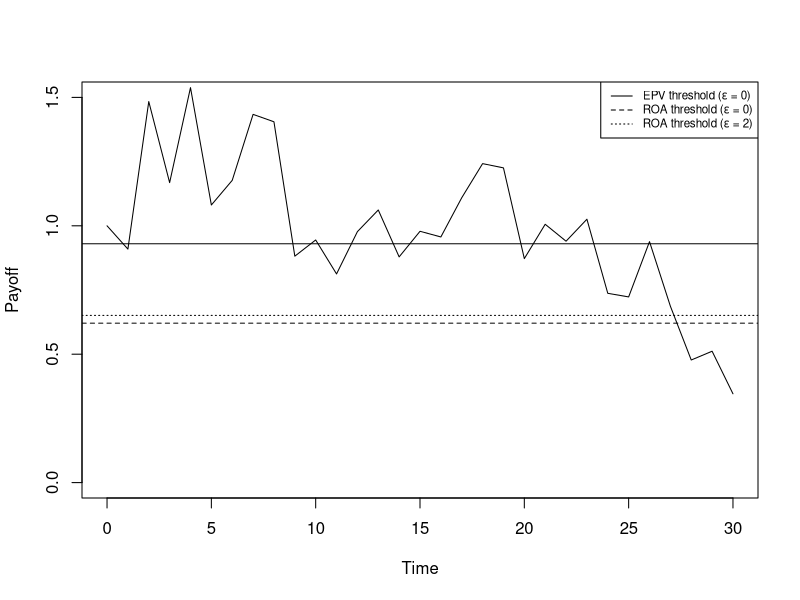
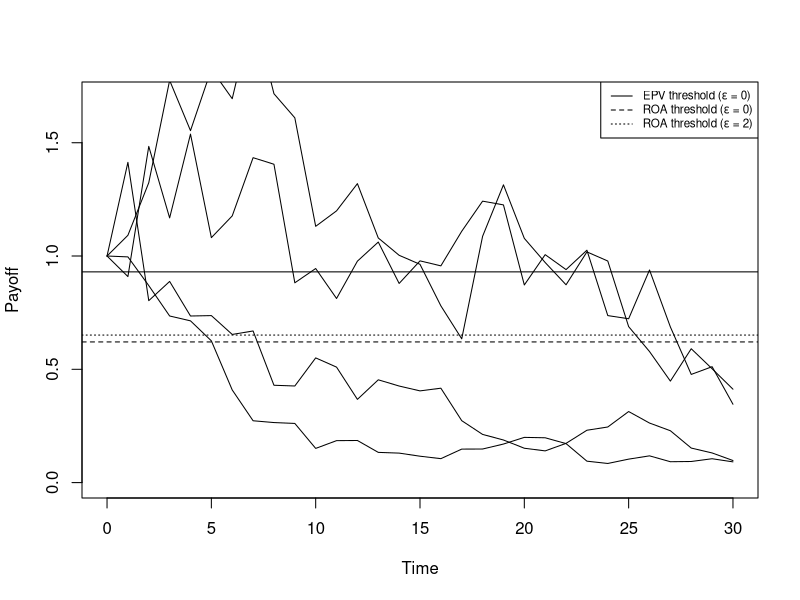

Generate these figures, in order, with R: (Note: this script raises an error after producing the figures.)
# Libraries
library(matrixStats) # for rowVars
require(utils) # for str
library(openxlsx)

# graph wd
setwd("C:/OwnCloud/A05/08_WP2_ROA/01_Irrigation_investment_numerical")
setwd("/Users/kodam1/ownCloud - wataru.kodama@uni-goettingen.de@owncloud.gwdg.de/A05/08_WP2_ROA/01_Irrigation_investment_numerical")

################################
### 0.1 Simulation Set Up
################################
para <- c(0.02, 0.2, 0.25, 0.05, 0.2) # baseline (mu, sigma, eta, lambda, rho)
eps <- c(0, 0.5, 2, 4) # list of epsilon
I <- 2
# Simulation parameters
n <- 10000                # Number of runs --> GO MUCH LARGER!
#Tlength <- 1              # Time period
#dt <- 0.01                # Time step
Tlength <- 30              # Time period
dt <- 1                    # Time step
t <- seq(0, Tlength, dt)  # steps
N <- length(t)            # Number of steps

# Model parameters
x0 <- 1                  # Initial profits (LeeZhao)/ payoffs / benefits (EisenackParsch)
x_a <- 1
r <- 0.1



################################
### 0.2 Threshold Set Up
################################
# Delta function
delta_fn <- function(m, s, e, l, r, eps) { 
  r + m*(1-eps) + 1/2*eps*(1-eps)*s^2 + l- l*(1-e)^(1-eps) }
delta <- function(eps) { 
  delta_fn(para[1], para[2], para[3], para[4], para[5], eps) 
}
# Polynomial function
polynomial_fn <- function(x, m, s, e, l, r) {
  1/2*(x-1)*x*s^2 - m*x - (r+l) + l*(1-e)^x
}

# Calculate threshold
beta <- uniroot(polynomial_fn, c(-10, 0), tol = 0.0001, m=para[1], 
                 s=para[2], e=para[3], l=para[4], r=para[5])$root
threshold <- ((delta(eps)/para[5])* beta/(beta-1+eps))^(1/(1-eps))* (1-I*r)
threshold_EPV <- ((delta(eps)/para[5]) )^(1/(1-eps))* (1-I*r)
threshold
threshold_EPV



################################
### 1. Simulation: Random draw
################################
para <- c(0.02, 0.2, 0.25, 0.05, 0.2) # baseline (mu, sigma, eta, lambda, rho)
# Initialize the pi matrix
x_c_t <- matrix(0, n, N)
x_c_t[, 1] <- x0

# Simulation initialization
set.seed(1404)      # WK Birthday

# Simulate GBM with Poisson Jump process
for (i in 1:n) {
  W <- cumsum(rnorm(N - 1, mean = 0, sd = sqrt(dt)))    # Brownian motion
  J <- rpois(N - 1, para[4] * dt)                       # Number of jumps at each time step
  
  jumps <- J * para[3] * x0                            # Jump sizes
  cum_jumps <- cumsum(jumps)                            # Cumulative jumps
  
  # GBM with jumps
  x_c_t[i, -1] <- x0 * exp((- para[1] - 0.5 * para[2]^2) * t[-1] + para[2] * W - cum_jumps)
}

# Results
rownames(x_c_t) <- paste0("Run_", 1:n)
colnames(x_c_t) <- t



### Graph ###
setwd("C:/OwnCloud/A05/08_WP2_ROA/01_Irrigation_investment_numerical")
setwd("/Users/kodam1/ownCloud - wataru.kodama@uni-goettingen.de@owncloud.gwdg.de/A05/08_WP2_ROA/01_Irrigation_investment_numerical")

# Plot one draw
png("03_Programming/simulation/figure/random_draw.png", width = 5, height = 4, units = 'in', res = 500)
plot(t, x_c_t[3, ], type = "l", ylim = c(0, 1.5), 
     xlab = "Time", ylab = "Payoff")
abline(h=threshold_EPV[1], lty = 1)
abline(h=threshold[1], lty = 2)
abline(h=threshold[3], lty = 3)
legend("topright", cex = 0.7, lty=1:3,
       legend = c(expression(paste("EPV threshold (", epsilon," = 0)")), 
                  expression(paste("ROA threshold (", epsilon," = 0)")), 
                  expression(paste("ROA threshold (", epsilon," = 2)"))))
dev.off()

# Plot five draws
png("03_Programming/simulation/figure/random_draw2.png", width = 5, height = 4, units = 'in', res = 500)
plot(t, x_c_t[3, ], type = "l", ylim = c(0, 1.7), 
     xlab = "Time", ylab = "Payoff")
for (i in c(2, 4, 5)) {
  lines(t, x_c_t[i, ], lty = 1)
}
abline(h = threshold_EPV[1], lty = 1)
abline(h = threshold[1], lty = 2)
abline(h = threshold[3], lty = 3)
legend("topright", cex = 0.7, lty=1:3,
       legend = c(expression(paste("EPV threshold (", epsilon," = 0)")), 
                  expression(paste("ROA threshold (", epsilon," = 0)")), 
                  expression(paste("ROA threshold (", epsilon," = 2)"))))
dev.off()


############################################
### 2. Adaptation probability
############################################
para <- c(0.02, 0.2, 0.25, 0.05, 0.2) # baseline (mu, sigma, eta, lambda, rho)
eps <- c(0, 0.5, 2, 3) # list of epsilon

# EPV probability
for (e in 1:3) {
  assign(paste0("prob_EPV", e), list())
  adap_EPV <- apply(pi_c_t, 1, FUN = function(x) {x < threshold_EPV[e]})
  for (i in 1:ncol(adap_EPV)) {
    if(sum(adap_EPV[,i])>0) {
      adap_EPV[,i][min(which(adap_EPV[,i]==TRUE)):length(adap_EPV[,i])] <- TRUE
    }
  }
  for (i in 1:N) {
    if (e == 1) {
      prob_EPV1[[i]] <- rowSums(adap_EPV)[i]/ncol(adap_EPV)*100
    } else if (e == 2) {
      prob_EPV2[[i]] <- rowSums(adap_EPV)[i]/ncol(adap_EPV)*100
    } else if (e == 3) {
      prob_EPV3[[i]] <- rowSums(adap_EPV)[i]/ncol(adap_EPV)*100
    }
  }
}

# ROA probability
for (e in 1:3) {
  assign(paste0("prob", e), list())
  adapt <- apply(pi_c_t, 1, FUN = function(x) {x < threshold[e]})
  for (i in 1:ncol(adapt)) {
    if(sum(adapt[,i])>0) {
      adapt[,i][min(which(adapt[,i]==TRUE)):length(adapt[,i])] <- TRUE
    }
  }
  for (i in 1:N) {
    if (e == 1) {
      prob1[[i]] <- rowSums(adapt)[i]/ncol(adapt)*100
    } else if (e == 2) {
      prob2[[i]] <- rowSums(adapt)[i]/ncol(adapt)*100
    } else if (e == 3) {
      prob3[[i]] <- rowSums(adapt)[i]/ncol(adapt)*100
    } else if (e == 4) {
      prob4[[i]] <- rowSums(adapt)[i]/ncol(adapt)*100
    }
  }
}

plot(t, prob1, type='l')
plot(t, prob2, type='l')
plot(t, prob3, type='l')
plot(t, prob4, type='l')

### Graph ###
png("03_Programming/simulation/figure/probability.png", width = 5, height = 4, units = 'in', res = 500)
plot(t, prob_EPV1, type='l', lty=1, ylim=c(0, 100), 
     xlab='Time', ylab='Probability', col = "blue")
lines(t, prob1, lty=1)
lines(t, prob2, lty=2)
lines(t, prob3, lty=3)
legend("bottomright", cex = 0.8, lty = c(1, 1, 2, 3),
       col = c("blue", "black", "black", "black"),
       legend = c(expression(paste("EPV ", "(", epsilon," = 0)")),
                  expression(paste("ROA ", "(", epsilon," = 0)")),
                  expression(paste("ROA ", "(", epsilon," = 0.5)")),
                  expression(paste("ROA ", "(", epsilon," = 2)"))))
dev.off()


############################################
### 3. Sensitivity analysis
############################################
para <- c(0.02, 0.2, 0.25, 0.05, 0.2) # baseline (mu, sigma, eta, lambda, rho)
para2 <- c(para[1] + 0.00125, para[2] + 0.125/2, para[3] + 0.125, para[4] + 0.025)
#para2 <- c(para[1] + 0.0025, para[2] + 0.25/2, para[3] + 0.25, para[4] + 0.05)
eps <- c(0, 0.5, 2) # list of epsilon

# Simulation parameters
n <- 10000                # Number of runs --> GO MUCH LARGER!
Tlength <- 30              # Time period
dt <- 1                    # Time step
t <- seq(0, Tlength, dt)  # steps
N <- length(t)            # Number of steps

# Simulation initialization
set.seed(1404)      # WK Birthday
variables <- c("mu", "sigma", "lambda", "eta")
for (var in variables) {
  assign(paste0("x_c_t_", var), matrix(x0, n, N))
}


# Simulation
for (i in 1:n) {
  W <- cumsum(rnorm(N - 1, mean = 0, sd = sqrt(dt)))    # Brownian motion
  J <- rpois(N - 1, para[4] * dt) * para[3] * x0       # Number of jumps and size at each time step
  J_lambda <- rpois(N - 1, para2[4] * dt) * para[3] * x0 
  J_eta <- rpois(N - 1, para[4] * dt) * para2[3] * x0       
  # GBM with jumps
  x_c_t_mu[i, -1] <- x0 * exp((- para2[1] - 0.5 * (para[2])^2) * t[-1] + para[2] * W - cumsum(J))
  x_c_t_sigma[i, -1] <- x0 * exp((- para[1] - 0.5 * (para2[2])^2) * t[-1] + para2[2] * W - cumsum(J))
  x_c_t_lambda[i, -1] <- x0 * exp((- para[1] - 0.5 * (para[2])^2) * t[-1] + para[2] * W - cumsum(J_lambda))
  x_c_t_eta[i, -1] <- x0 * exp((- para[1] - 0.5 * (para[2])^2) * t[-1] + para[2] * W - cumsum(J_eta))
}

#####change in mu #####
beta <- uniroot(polynomial_fn, c(-10, 0), tol = 0.0001, 
                m=para2[1], s=para[2], e=para[3], l=para[4], r=para[5])$root
delta <- function(eps) { 
  delta_fn(para2[1], para[2], para[3], para[4], para[5], eps) 
}
threshold_mu <- ((delta(eps)/para[5])* beta/(beta-1+eps))^(1/(1-eps))* (1-I*0.1)
# loop over epsilon
for (j in 1:3) {
  # Create adaptation matrix
  adaptation <- apply(x_c_t_mu, 1, FUN = function(x) {x < threshold_mu[j]})
  for (i in 1:ncol(adaptation)) {
    if(sum(adaptation[,i])>0) {
      adaptation[,i][min(which(adaptation[,i]==TRUE)):length(adaptation[,i])] <- TRUE
    }
  }
  # Create prob variable
  prob_mu <- list()
  for (i in 1:N) {
    prob_mu[[i]] <- rowSums(adaptation)[i]/ncol(adaptation)*100
  }
  # Assign prob variable to the corresponding epsilon
  assign(paste0("prob", j, "_mu"), prob_mu)
}

##### change in lambda #####
# threshold
beta <- uniroot(polynomial_fn, c(-10, 0), tol = 0.0001, 
                m=para[1], s=para[2], e=para[3], l=para2[4], r=para[5])$root
delta <- function(eps) { 
  delta_fn(para[1], para[2], para[3], para2[4], para[5], eps) 
}
threshold_lambda <- ((delta(eps)/para[5])* beta/(beta-1+eps))^(1/(1-eps))* (1-I*0.1)
# loop over epsilon
for (j in 1:3) {
  adaptation <- apply(x_c_t_lambda, 1, FUN = function(x) {x < threshold_lambda[j]})
  for (i in 1:ncol(adaptation)) {
    if(sum(adaptation[,i])>0) {
      adaptation[,i][min(which(adaptation[,i]==TRUE)):length(adaptation[,i])] <- TRUE
    }
  }
  prob_lambda <- list()
  for (i in 1:N) {
    prob_lambda[[i]] <- rowSums(adaptation)[i]/ncol(adaptation)*100
  }
  assign(paste0("prob", j, "_lambda"), prob_lambda)
}

##### change in eta #####
# threshold
beta <- uniroot(polynomial_fn, c(-10, 0), tol = 0.0001, m=para[1], 
                s=para[2], e=para2[3], l=para[4], r=para[5])$root
delta <- function(eps) { 
  delta_fn(para[1], para[2], para2[3], para[4], para[5], eps) 
}
threshold_eta <- ((delta(eps)/para[5])* beta/(beta-1+eps))^(1/(1-eps))* (1-I*0.1)
# loop over epsilon
for (j in 1:3) {
  # Create adaptation matrix
  adaptation <- apply(x_c_t_eta, 1, FUN = function(x) {x < threshold_eta[j]})
  for (i in 1:ncol(adaptation)) {
    if(sum(adaptation[,i])>0) {
      adaptation[,i][min(which(adaptation[,i]==TRUE)):length(adaptation[,i])] <- TRUE
    }
  }
  # Create prob variable
  prob_eta <- list()
  for (i in 1:N) {
    prob_eta[[i]] <- rowSums(adaptation)[i]/ncol(adaptation)*100
  }
  # Assign prob variable to the corresponding epsilon
  assign(paste0("prob", j, "_eta"), prob_eta)
}

#####change in sigma #####
# threshold
beta <- uniroot(polynomial_fn, c(-10, 0), tol = 0.0001, 
                m=para[1], s=para2[2], e=para[3], l=para[4], r=para[5])$root
delta <- function(eps) { 
  delta_fn(para[1], para2[2], para[3], para[4], para[5], eps) 
}
threshold_sigma <- ((delta(eps)/para[5])* beta/(beta-1+eps))^(1/(1-eps))* (1-I*0.1)
# loop over epsilon
for (j in 1:3) {
  # Create adaptation matrix
  adaptation <- apply(x_c_t_sigma, 1, FUN = function(x) {x < threshold_sigma[j]})
  for (i in 1:ncol(adaptation)) {
    if(sum(adaptation[,i])>0) {
      adaptation[,i][min(which(adaptation[,i]==TRUE)):length(adaptation[,i])] <- TRUE
    }
  }
  # Create prob variable
  prob_sigma <- list()
  for (i in 1:N) {
    prob_sigma[[i]] <- rowSums(adaptation)[i]/ncol(adaptation)*100
  }
  # Assign prob variable to the corresponding epsilon
  assign(paste0("prob", j, "_sigma"), prob_sigma)
}


### Graph ### 
png("03_Programming/simulation/figure/sensitivity0.png", width = 5, height = 4, units = 'in', res = 500)
plot(t, prob1, type='l', lty=1, ylim=c(0, 100), xlab='Time', ylab='Probability')
lines(t, prob1_mu, lty = 2, col="blue")
lines(t, prob1_sigma, lty = 2, col="green")
lines(t, prob1_lambda, lty = 2, col="red")
lines(t, prob1_eta, lty = 2, col="orange")
legend("bottomright", cex = 0.8, lty=c(1, 2, 2, 2, 2), 
       title = c(expression(paste(epsilon, " = 0"))), 
       col=c("black", "blue", "green", "red", "orange"),
       legend = c(expression(paste("Baseline")), 
                  expression(paste(mu, "+", Delta, mu)),
                  expression(paste(sigma, "+", Delta, sigma)),
                  expression(paste(lambda, "+", Delta, lambda)),
                  expression(paste(eta, "+", Delta, eta))))
dev.off()


png("03_Programming/simulation/figure/sensitivity2.png", width = 5, height = 4, units = 'in', res = 500)
plot(t, prob3, type='l', lty=1, ylim=c(0, 100), xlab='Time', ylab='Probability')
lines(t, prob3_mu, lty = 2, col="blue")
lines(t, prob3_sigma, lty = 2, col="green")
lines(t, prob3_lambda, lty = 2, col="red")
lines(t, prob3_eta, lty = 2, col="orange")
legend("bottomright", cex = 0.8, lty=c(1, 2, 2, 2, 2), 
       title = c(expression(paste(epsilon, " = 2"))), 
       col=c("black", "blue", "green", "red", "orange"),
       legend = c(expression(paste("Baseline")), 
                  expression(paste(mu, "+", Delta, mu)),
                  expression(paste(sigma, "+", Delta, sigma)),
                  expression(paste(lambda, "+", Delta, lambda)),
                  expression(paste(eta, "+", Delta, eta))))
dev.off()


############################################
### 4.1 Export to table
############################################
###  Changes in threshold compared to baseline
threshold2 <- c(threshold[1], threshold[2], threshold[3])
ct_mu <- (threshold_mu - threshold2 )/ threshold2 * 100
ct_sigma <- (threshold_sigma - threshold2 )/ threshold2 * 100
ct_lambda <- (threshold_lambda - threshold2 )/ threshold2 * 100
ct_eta <- (threshold_eta - threshold2 )/ threshold2 * 100

###  Changes in probability compared to baseline
for (i in 1:3) {
  # unlist
  assign(paste0("p_EPV", i), unlist(get(paste0("prob_EPV", i))))
  assign(paste0("p", i), unlist(get(paste0("prob", i))))
  assign(paste0("p", i, "_mu"), unlist(get(paste0("prob", i, "_mu"))))
  assign(paste0("p", i, "_sigma"), unlist(get(paste0("prob", i, "_sigma"))))
  assign(paste0("p", i, "_lambda"), unlist(get(paste0("prob", i, "_lambda"))))
  assign(paste0("p", i, "_eta"), unlist(get(paste0("prob", i, "_eta"))))
  # define changes in probability
  assign(paste0("cp", i, "_mu"), (get(paste0("p", i, "_mu")) - get(paste0("p", i)) ) / get(paste0("p", i)) * 100)
  assign(paste0("cp", i, "_sigma"), (get(paste0("p", i, "_sigma")) - get(paste0("p", i)) ) / get(paste0("p", i)) * 100)
  assign(paste0("cp", i, "_lambda"), (get(paste0("p", i, "_lambda")) - get(paste0("p", i)) ) / get(paste0("p", i)) * 100)
  assign(paste0("cp", i, "_eta"), (get(paste0("p", i, "_eta")) - get(paste0("p", i)) ) / get(paste0("p", i)) * 100)
}

###  Data frame for table
df_threshold <- data.frame(
  Epsilon = c(0, 1/2, 2),
  EPV = c(threshold_EPV[1], threshold_EPV[2], threshold_EPV[3]),
  ROA = c(threshold[1], threshold[2], threshold[3]),
  Mu = c(threshold_mu[1], threshold_mu[2], threshold_mu[3]),
  Mu_c = c(ct_mu[1], ct_mu[2], ct_mu[3]),
  Sigma = c(threshold_sigma[1], threshold_sigma[2], threshold_sigma[3]),
  Sigma_c = c(ct_sigma[1], ct_sigma[2], ct_sigma[3]),
  Lambda = c(threshold_lambda[1], threshold_lambda[2], threshold_lambda[3]),
  Lambda_c = c(ct_lambda[1], ct_lambda[2], ct_lambda[3]),
  Eta = c(threshold_eta[1], threshold_eta[2], threshold_eta[3]),
  Eta_c = c(ct_eta[1], ct_eta[2], ct_eta[3])
)

for (i in 1:3) {
  assign(paste0("df", i), data.frame(
    Year = c(5, 10, 15, 20, 25, 30),
    EPV = c(get(paste0("p_EPV", i))[6], get(paste0("p_EPV", i))[11], get(paste0("p_EPV", i))[16], 
            get(paste0("p_EPV", i))[21], get(paste0("p_EPV", i))[26], get(paste0("p_EPV", i))[31]),
    ROA = c(get(paste0("p", i))[6], get(paste0("p", i))[11], get(paste0("p", i))[16], 
            get(paste0("p", i))[21], get(paste0("p", i))[26], get(paste0("p", i))[31]),
    Mu = c(get(paste0("p", i, "_mu"))[6], get(paste0("p", i, "_mu"))[11], get(paste0("p", i, "_mu"))[16], 
            get(paste0("p", i, "_mu"))[21], get(paste0("p", i, "_mu"))[26], get(paste0("p", i, "_mu"))[31]),
    Mu_c = c(get(paste0("cp", i, "_mu"))[6], get(paste0("cp", i, "_mu"))[11], get(paste0("cp", i, "_mu"))[16], 
           get(paste0("cp", i, "_mu"))[21], get(paste0("cp", i, "_mu"))[26], get(paste0("cp", i, "_mu"))[31]),
    Sigma = c(get(paste0("p", i, "_sigma"))[6], get(paste0("p", i, "_sigma"))[11], get(paste0("p", i, "_sigma"))[16], 
            get(paste0("p", i, "_sigma"))[21], get(paste0("p", i, "_sigma"))[26], get(paste0("p", i, "_sigma"))[31]),
    Sigma_c = c(get(paste0("cp", i, "_sigma"))[6], get(paste0("cp", i, "_sigma"))[11], get(paste0("cp", i, "_sigma"))[16], 
              get(paste0("cp", i, "_sigma"))[21], get(paste0("cp", i, "_sigma"))[26], get(paste0("cp", i, "_sigma"))[31]),
    Lambda = c(get(paste0("p", i, "_lambda"))[6], get(paste0("p", i, "_lambda"))[11], get(paste0("p", i, "_lambda"))[16], 
              get(paste0("p", i, "_lambda"))[21], get(paste0("p", i, "_lambda"))[26], get(paste0("p", i, "_lambda"))[31]),
    Lambda_c = c(get(paste0("cp", i, "_lambda"))[6], get(paste0("cp", i, "_lambda"))[11], get(paste0("cp", i, "_lambda"))[16], 
               get(paste0("cp", i, "_lambda"))[21], get(paste0("cp", i, "_lambda"))[26], get(paste0("cp", i, "_lambda"))[31]),
    Eta = c(get(paste0("p", i, "_eta"))[6], get(paste0("p", i, "_eta"))[11], get(paste0("p", i, "_eta"))[16], 
               get(paste0("p", i, "_eta"))[21], get(paste0("p", i, "_eta"))[26], get(paste0("p", i, "_eta"))[31]),
    Eta_c = c(get(paste0("cp", i, "_eta"))[6], get(paste0("cp", i, "_eta"))[11], get(paste0("cp", i, "_eta"))[16], 
               get(paste0("cp", i, "_eta"))[21], get(paste0("cp", i, "_eta"))[26], get(paste0("cp", i, "_eta"))[31])
  )
  )
}
df_prob <- rbind(df1, df2, df3)

### Preparation
# Round the values to 2 decimal places
df_prob[, 2:11] <- round(df_prob[, 2:11], 2)
df_threshold[, 2:7] <- round(df_threshold[, 2:7], 3)
df_threshold[, c(5, 7, 9, 11)] <- round(df_threshold[, c(5, 7, 9, 11)], 2)

# Format the values
for (i in 2:11) {
  df_prob[, i] <- paste0(df_prob[, i], "%")
}
for (i in c(5, 7, 9, 11)) {
  df_prob[, i] <- paste0("(", df_prob[, i], ")")
  df_threshold[, i] <- paste0("(", df_threshold[, i], "%)")
}

### Export the data frame
# Create a new workbook
wb <- createWorkbook()
# Add a worksheet for each data frame
addWorksheet(wb, "Threshold")
addWorksheet(wb, "Probability")
# Write the data to the worksheets
writeData(wb, "Threshold", df_threshold)
writeData(wb, "Probability", df_prob)
# Save the workbook to a file
saveWorkbook(wb, "03_Programming/table/sensitivity.xlsx")
